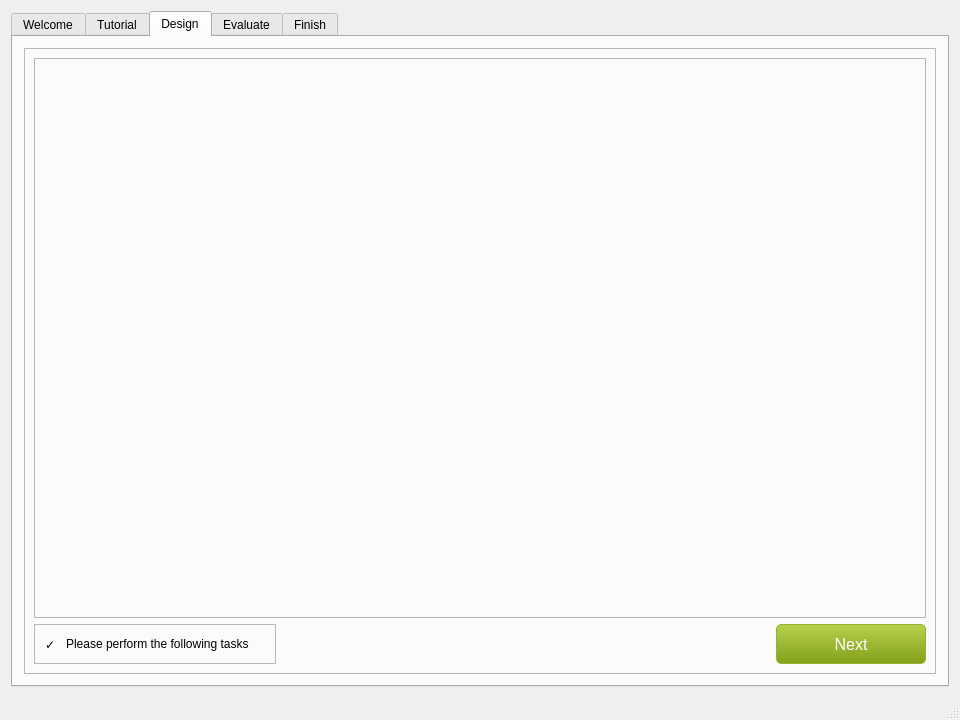
<?xml version="1.0" encoding="UTF-8"?>
<ui version="4.0">
 <class>UserStudyAppClass</class>
 <widget class="QMainWindow" name="UserStudyAppClass">
  <property name="windowModality">
   <enum>Qt::ApplicationModal</enum>
  </property>
  <property name="geometry">
   <rect>
    <x>0</x>
    <y>0</y>
    <width>960</width>
    <height>720</height>
   </rect>
  </property>
  <property name="windowTitle">
   <string>User Study</string>
  </property>
  <widget class="QWidget" name="centralWidget">
   <layout class="QHBoxLayout" name="horizontalLayout">
    <item>
     <widget class="QTabWidget" name="screens">
      <property name="currentIndex">
       <number>2</number>
      </property>
      <widget class="QWidget" name="WelcomeScreen">
       <attribute name="title">
        <string>Welcome</string>
       </attribute>
       <layout class="QVBoxLayout" name="verticalLayout_5">
        <item>
         <widget class="QFrame" name="WelcomeScreenFrame">
          <layout class="QGridLayout" name="gridLayout_4">
           <item row="2" column="0">
            <spacer name="horizontalSpacer_4">
             <property name="orientation">
              <enum>Qt::Horizontal</enum>
             </property>
             <property name="sizeHint" stdset="0">
              <size>
               <width>895</width>
               <height>20</height>
              </size>
             </property>
            </spacer>
           </item>
           <item row="0" column="0" colspan="2">
            <layout class="QVBoxLayout" name="welcomeLayout">
             <property name="margin">
              <number>100</number>
             </property>
             <item>
              <widget class="QLabel" name="label_3">
               <property name="text">
                <string>&lt;html&gt;&lt;head/&gt;&lt;body&gt;&lt;p&gt;&lt;span style=&quot; font-size:20pt;&quot;&gt;Welcome to the &amp;quot;name&amp;quot; study!&lt;/span&gt;&lt;/p&gt;&lt;p&gt;&lt;br/&gt;&lt;/p&gt;&lt;p&gt;&lt;span style=&quot; font-size:9pt;&quot;&gt;This study &lt;/span&gt;&lt;span style=&quot; font-family:'Arial,Helvetica,sans'; font-size:9pt; color:#000000;&quot;&gt;Fusce facilisis commodo rutrum. Maecenas id dui ac eros molestie laoreet at a urna. Suspendisse lorem urna, aliquam ac dignissim sed, molestie sit amet nibh.&lt;/span&gt;&lt;/p&gt;&lt;/body&gt;&lt;/html&gt;</string>
               </property>
               <property name="wordWrap">
                <bool>true</bool>
               </property>
              </widget>
             </item>
             <item>
              <widget class="QLabel" name="label_4">
               <property name="sizePolicy">
                <sizepolicy hsizetype="Preferred" vsizetype="Preferred">
                 <horstretch>0</horstretch>
                 <verstretch>0</verstretch>
                </sizepolicy>
               </property>
               <property name="text">
                <string/>
               </property>
               <property name="pixmap">
                <pixmap resource="Resources/userstudyResource.qrc">:/UserStudyApp/logo.svg</pixmap>
               </property>
               <property name="scaledContents">
                <bool>false</bool>
               </property>
               <property name="alignment">
                <set>Qt::AlignBottom|Qt::AlignRight|Qt::AlignTrailing</set>
               </property>
              </widget>
             </item>
             <item>
              <spacer name="verticalSpacer_4">
               <property name="orientation">
                <enum>Qt::Vertical</enum>
               </property>
               <property name="sizeHint" stdset="0">
                <size>
                 <width>20</width>
                 <height>40</height>
                </size>
               </property>
              </spacer>
             </item>
            </layout>
           </item>
           <item row="1" column="1" rowspan="2">
            <widget class="QPushButton" name="nextButtonWelcome">
             <property name="minimumSize">
              <size>
               <width>150</width>
               <height>40</height>
              </size>
             </property>
             <property name="layoutDirection">
              <enum>Qt::LeftToRight</enum>
             </property>
             <property name="autoFillBackground">
              <bool>false</bool>
             </property>
             <property name="styleSheet">
              <string notr="true">QPushButton{
	background:qlineargradient(spread:pad, x1:0, y1:0, x2:0, y2:1, stop:0 #b6d14c, stop:1 #83a01c);
	color: white;
	border: 1px solid #97B134;
	font-family: 'Open Sans', sans-serif;
	font-size: 16px;
    border-radius: 5px;
}

QPushButton:hover{
    background:qlineargradient(spread:pad, x1:0, y1:0, x2:0, y2:1, stop:0 #bbda4c, stop:1 #83a01d);
}

QPushButton:pressed{
   background:qlineargradient(spread:pad, x1:0, y1:0, x2:0, y2:1, stop:0 #83a01c, stop:1 #b6d14c);
}</string>
             </property>
             <property name="text">
              <string>Next</string>
             </property>
             <property name="icon">
              <iconset resource="Resources/userstudyResource.qrc">
               <normaloff>:/UserStudyApp/nextPage.ico</normaloff>:/UserStudyApp/nextPage.ico</iconset>
             </property>
             <property name="default">
              <bool>false</bool>
             </property>
             <property name="flat">
              <bool>false</bool>
             </property>
            </widget>
           </item>
          </layout>
         </widget>
        </item>
       </layout>
      </widget>
      <widget class="QWidget" name="TutorialScreen">
       <attribute name="title">
        <string>Tutorial</string>
       </attribute>
       <layout class="QVBoxLayout" name="verticalLayout_3">
        <item>
         <widget class="QFrame" name="TutorialScreenFrame">
          <property name="frameShape">
           <enum>QFrame::StyledPanel</enum>
          </property>
          <property name="frameShadow">
           <enum>QFrame::Raised</enum>
          </property>
          <layout class="QGridLayout" name="gridLayout_3">
           <item row="2" column="0">
            <spacer name="horizontalSpacer_3">
             <property name="orientation">
              <enum>Qt::Horizontal</enum>
             </property>
             <property name="sizeHint" stdset="0">
              <size>
               <width>895</width>
               <height>20</height>
              </size>
             </property>
            </spacer>
           </item>
           <item row="0" column="0" colspan="2">
            <layout class="QVBoxLayout" name="tutorialLayout">
             <item>
              <widget class="Phonon::VideoPlayer" name="videoPlayer">
               <property name="autoFillBackground">
                <bool>false</bool>
               </property>
               <property name="styleSheet">
                <string notr="true"/>
               </property>
              </widget>
             </item>
             <item>
              <widget class="Phonon::SeekSlider" name="seekSlider">
               <property name="sizePolicy">
                <sizepolicy hsizetype="Preferred" vsizetype="Fixed">
                 <horstretch>0</horstretch>
                 <verstretch>0</verstretch>
                </sizepolicy>
               </property>
              </widget>
             </item>
            </layout>
           </item>
           <item row="2" column="1">
            <widget class="QPushButton" name="nextButtonTutorial">
             <property name="minimumSize">
              <size>
               <width>150</width>
               <height>40</height>
              </size>
             </property>
             <property name="styleSheet">
              <string notr="true">QPushButton{
	background:qlineargradient(spread:pad, x1:0, y1:0, x2:0, y2:1, stop:0 #b6d14c, stop:1 #83a01c);
	color: white;
	border: 1px solid #97B134;
	font-family: 'Open Sans', sans-serif;
	font-size: 16px;
    border-radius: 5px;
}

QPushButton:hover{
    background:qlineargradient(spread:pad, x1:0, y1:0, x2:0, y2:1, stop:0 #bbda4c, stop:1 #83a01d);
}

QPushButton:pressed{
   background:qlineargradient(spread:pad, x1:0, y1:0, x2:0, y2:1, stop:0 #83a01c, stop:1 #b6d14c);
}</string>
             </property>
             <property name="text">
              <string>Next</string>
             </property>
             <property name="icon">
              <iconset resource="Resources/userstudyResource.qrc">
               <normaloff>:/UserStudyApp/nextPage.ico</normaloff>:/UserStudyApp/nextPage.ico</iconset>
             </property>
             <property name="default">
              <bool>false</bool>
             </property>
             <property name="flat">
              <bool>false</bool>
             </property>
            </widget>
           </item>
          </layout>
         </widget>
        </item>
       </layout>
      </widget>
      <widget class="QWidget" name="DesignScreen">
       <attribute name="title">
        <string>Design</string>
       </attribute>
       <layout class="QVBoxLayout" name="verticalLayout_7">
        <item>
         <widget class="QFrame" name="DesignScreenFrame">
          <property name="frameShape">
           <enum>QFrame::StyledPanel</enum>
          </property>
          <property name="frameShadow">
           <enum>QFrame::Raised</enum>
          </property>
          <layout class="QGridLayout" name="gridLayout_5">
           <property name="margin">
            <number>9</number>
           </property>
           <property name="spacing">
            <number>6</number>
           </property>
           <item row="2" column="2">
            <widget class="QPushButton" name="nextButtonDesign">
             <property name="minimumSize">
              <size>
               <width>150</width>
               <height>40</height>
              </size>
             </property>
             <property name="styleSheet">
              <string notr="true">QPushButton{
	background:qlineargradient(spread:pad, x1:0, y1:0, x2:0, y2:1, stop:0 #b6d14c, stop:1 #83a01c);
	color: white;
	border: 1px solid #97B134;
	font-family: 'Open Sans', sans-serif;
	font-size: 16px;
    border-radius: 5px;
}

QPushButton:hover{
    background:qlineargradient(spread:pad, x1:0, y1:0, x2:0, y2:1, stop:0 #bbda4c, stop:1 #83a01d);
}

QPushButton:pressed{
   background:qlineargradient(spread:pad, x1:0, y1:0, x2:0, y2:1, stop:0 #83a01c, stop:1 #b6d14c);
}</string>
             </property>
             <property name="text">
              <string>Next</string>
             </property>
             <property name="icon">
              <iconset resource="Resources/userstudyResource.qrc">
               <normaloff>:/UserStudyApp/nextPage.ico</normaloff>:/UserStudyApp/nextPage.ico</iconset>
             </property>
             <property name="default">
              <bool>false</bool>
             </property>
             <property name="flat">
              <bool>false</bool>
             </property>
            </widget>
           </item>
           <item row="2" column="1">
            <spacer name="horizontalSpacer_5">
             <property name="orientation">
              <enum>Qt::Horizontal</enum>
             </property>
             <property name="sizeHint" stdset="0">
              <size>
               <width>895</width>
               <height>20</height>
              </size>
             </property>
            </spacer>
           </item>
           <item row="2" column="0">
            <widget class="QFrame" name="tasksFrame">
             <property name="frameShape">
              <enum>QFrame::StyledPanel</enum>
             </property>
             <property name="frameShadow">
              <enum>QFrame::Raised</enum>
             </property>
             <layout class="QHBoxLayout" name="horizontalLayout_2">
              <property name="spacing">
               <number>10</number>
              </property>
              <property name="leftMargin">
               <number>10</number>
              </property>
              <property name="topMargin">
               <number>0</number>
              </property>
              <property name="rightMargin">
               <number>10</number>
              </property>
              <property name="bottomMargin">
               <number>0</number>
              </property>
              <item>
               <widget class="QLabel" name="checkmarkLabel">
                <property name="enabled">
                 <bool>true</bool>
                </property>
                <property name="text">
                 <string>✓</string>
                </property>
               </widget>
              </item>
              <item>
               <widget class="QLabel" name="tasksDescribtion">
                <property name="text">
                 <string>Please perform the following tasks</string>
                </property>
               </widget>
              </item>
              <item>
               <layout class="QGridLayout" name="tasksLayout">
                <property name="leftMargin">
                 <number>8</number>
                </property>
                <property name="rightMargin">
                 <number>8</number>
                </property>
                <property name="spacing">
                 <number>8</number>
                </property>
               </layout>
              </item>
             </layout>
            </widget>
           </item>
           <item row="0" column="0" colspan="3">
            <layout class="QVBoxLayout" name="designLayout">
             <item>
              <widget class="QFrame" name="designFrame">
               <property name="frameShape">
                <enum>QFrame::StyledPanel</enum>
               </property>
               <property name="frameShadow">
                <enum>QFrame::Raised</enum>
               </property>
              </widget>
             </item>
            </layout>
           </item>
          </layout>
         </widget>
        </item>
       </layout>
      </widget>
      <widget class="QWidget" name="EvaluateScreen">
       <attribute name="title">
        <string>Evaluate</string>
       </attribute>
       <layout class="QVBoxLayout" name="verticalLayout_9">
        <item>
         <widget class="QFrame" name="EvaluateScreenFrame">
          <property name="frameShape">
           <enum>QFrame::StyledPanel</enum>
          </property>
          <property name="frameShadow">
           <enum>QFrame::Raised</enum>
          </property>
          <layout class="QGridLayout" name="gridLayout_6">
           <item row="2" column="1">
            <widget class="QPushButton" name="nextButtonEvaluate">
             <property name="minimumSize">
              <size>
               <width>150</width>
               <height>40</height>
              </size>
             </property>
             <property name="styleSheet">
              <string notr="true">QPushButton{
	background:qlineargradient(spread:pad, x1:0, y1:0, x2:0, y2:1, stop:0 #b6d14c, stop:1 #83a01c);
	color: white;
	border: 1px solid #97B134;
	font-family: 'Open Sans', sans-serif;
	font-size: 16px;
    border-radius: 5px;
}

QPushButton:hover{
    background:qlineargradient(spread:pad, x1:0, y1:0, x2:0, y2:1, stop:0 #bbda4c, stop:1 #83a01d);
}

QPushButton:pressed{
   background:qlineargradient(spread:pad, x1:0, y1:0, x2:0, y2:1, stop:0 #83a01c, stop:1 #b6d14c);
}</string>
             </property>
             <property name="text">
              <string>Next</string>
             </property>
             <property name="icon">
              <iconset resource="Resources/userstudyResource.qrc">
               <normaloff>:/UserStudyApp/nextPage.ico</normaloff>:/UserStudyApp/nextPage.ico</iconset>
             </property>
             <property name="default">
              <bool>false</bool>
             </property>
             <property name="flat">
              <bool>false</bool>
             </property>
            </widget>
           </item>
           <item row="2" column="0">
            <spacer name="horizontalSpacer_6">
             <property name="orientation">
              <enum>Qt::Horizontal</enum>
             </property>
             <property name="sizeHint" stdset="0">
              <size>
               <width>895</width>
               <height>20</height>
              </size>
             </property>
            </spacer>
           </item>
           <item row="0" column="0" colspan="2">
            <layout class="QVBoxLayout" name="evaluateLayout">
             <item>
              <widget class="QFrame" name="evaluateFrame">
               <property name="frameShape">
                <enum>QFrame::StyledPanel</enum>
               </property>
               <property name="frameShadow">
                <enum>QFrame::Raised</enum>
               </property>
              </widget>
             </item>
             <item>
              <spacer name="verticalSpacer_7">
               <property name="orientation">
                <enum>Qt::Vertical</enum>
               </property>
               <property name="sizeHint" stdset="0">
                <size>
                 <width>20</width>
                 <height>40</height>
                </size>
               </property>
              </spacer>
             </item>
            </layout>
           </item>
          </layout>
         </widget>
        </item>
       </layout>
      </widget>
      <widget class="QWidget" name="FinishScreen">
       <attribute name="title">
        <string>Finish</string>
       </attribute>
       <layout class="QGridLayout" name="gridLayout">
        <property name="margin">
         <number>40</number>
        </property>
        <property name="horizontalSpacing">
         <number>6</number>
        </property>
        <item row="2" column="1">
         <layout class="QVBoxLayout" name="verticalLayout_10">
          <property name="leftMargin">
           <number>200</number>
          </property>
          <property name="topMargin">
           <number>20</number>
          </property>
          <property name="rightMargin">
           <number>200</number>
          </property>
          <property name="bottomMargin">
           <number>20</number>
          </property>
          <item>
           <widget class="QPushButton" name="sendResultButton">
            <property name="minimumSize">
             <size>
              <width>200</width>
              <height>45</height>
             </size>
            </property>
            <property name="maximumSize">
             <size>
              <width>200</width>
              <height>16777215</height>
             </size>
            </property>
            <property name="styleSheet">
             <string notr="true">QPushButton{
	background:qlineargradient(spread:pad, x1:0, y1:0, x2:0, y2:1, stop:0 #b6d14c, stop:1 #83a01c);
	color: white;
	border: 1px solid #97B134;
	font-family: 'Open Sans', sans-serif;
	font-size: 24px;
    border-radius: 5px;
}

QPushButton:hover{
    background:qlineargradient(spread:pad, x1:0, y1:0, x2:0, y2:1, stop:0 #bbda4c, stop:1 #83a01d);
}

QPushButton:pressed{
   background:qlineargradient(spread:pad, x1:0, y1:0, x2:0, y2:1, stop:0 #83a01c, stop:1 #b6d14c);
}</string>
            </property>
            <property name="text">
             <string>Send</string>
            </property>
           </widget>
          </item>
         </layout>
        </item>
        <item row="0" column="1">
         <spacer name="verticalSpacer_3">
          <property name="orientation">
           <enum>Qt::Vertical</enum>
          </property>
          <property name="sizeHint" stdset="0">
           <size>
            <width>20</width>
            <height>40</height>
           </size>
          </property>
         </spacer>
        </item>
        <item row="6" column="1">
         <spacer name="verticalSpacer">
          <property name="orientation">
           <enum>Qt::Vertical</enum>
          </property>
          <property name="sizeHint" stdset="0">
           <size>
            <width>20</width>
            <height>80</height>
           </size>
          </property>
         </spacer>
        </item>
        <item row="4" column="1">
         <widget class="QLabel" name="label">
          <property name="text">
           <string>&lt;html&gt;&lt;head/&gt;&lt;body&gt;&lt;p&gt;&lt;span style=&quot; font-size:12pt;&quot;&gt;Alternatively, you can send us the results file to &lt;/span&gt;&lt;a href=&quot;mailto:space.saver@gmail.com?Subject=Results&quot;&gt;&lt;span style=&quot; font-size:12pt; text-decoration: underline; color:#0000ff;&quot;&gt;graphics.user.study@gmail.com&lt;/span&gt;&lt;/a&gt;&lt;/p&gt;&lt;/body&gt;&lt;/html&gt;</string>
          </property>
          <property name="wordWrap">
           <bool>true</bool>
          </property>
         </widget>
        </item>
        <item row="1" column="1">
         <widget class="QLabel" name="label_2">
          <property name="text">
           <string>&lt;html&gt;&lt;head/&gt;&lt;body&gt;&lt;p&gt;&lt;span style=&quot; font-size:20pt;&quot;&gt;Thank you!&lt;/span&gt;&lt;/p&gt;&lt;p&gt;&lt;br/&gt;&lt;/p&gt;&lt;p&gt;&lt;span style=&quot; font-size:12pt;&quot;&gt;Please make sure you submit your results by clicking the send button bellow:&lt;/span&gt;&lt;/p&gt;&lt;/body&gt;&lt;/html&gt;</string>
          </property>
          <property name="wordWrap">
           <bool>true</bool>
          </property>
         </widget>
        </item>
        <item row="2" column="0">
         <spacer name="horizontalSpacer_2">
          <property name="orientation">
           <enum>Qt::Horizontal</enum>
          </property>
          <property name="sizeType">
           <enum>QSizePolicy::Fixed</enum>
          </property>
          <property name="sizeHint" stdset="0">
           <size>
            <width>100</width>
            <height>20</height>
           </size>
          </property>
         </spacer>
        </item>
        <item row="3" column="1">
         <spacer name="verticalSpacer_2">
          <property name="orientation">
           <enum>Qt::Vertical</enum>
          </property>
          <property name="sizeHint" stdset="0">
           <size>
            <width>20</width>
            <height>40</height>
           </size>
          </property>
         </spacer>
        </item>
        <item row="2" column="2">
         <spacer name="horizontalSpacer">
          <property name="orientation">
           <enum>Qt::Horizontal</enum>
          </property>
          <property name="sizeType">
           <enum>QSizePolicy::Fixed</enum>
          </property>
          <property name="sizeHint" stdset="0">
           <size>
            <width>100</width>
            <height>20</height>
           </size>
          </property>
         </spacer>
        </item>
        <item row="5" column="1">
         <layout class="QVBoxLayout" name="verticalLayout_11">
          <property name="leftMargin">
           <number>200</number>
          </property>
          <property name="topMargin">
           <number>20</number>
          </property>
          <property name="rightMargin">
           <number>200</number>
          </property>
          <property name="bottomMargin">
           <number>20</number>
          </property>
          <item>
           <widget class="QPushButton" name="saveResultButton">
            <property name="minimumSize">
             <size>
              <width>200</width>
              <height>45</height>
             </size>
            </property>
            <property name="maximumSize">
             <size>
              <width>200</width>
              <height>16777215</height>
             </size>
            </property>
            <property name="styleSheet">
             <string notr="true">font-family: 'Open Sans', sans-serif;
font-size: 16px;</string>
            </property>
            <property name="text">
             <string>Save to File..</string>
            </property>
           </widget>
          </item>
         </layout>
        </item>
       </layout>
      </widget>
     </widget>
    </item>
   </layout>
  </widget>
  <widget class="QStatusBar" name="statusBar"/>
 </widget>
 <layoutdefault spacing="6" margin="11"/>
 <customwidgets>
  <customwidget>
   <class>Phonon::VideoPlayer</class>
   <extends>QWidget</extends>
   <header location="global">phonon/videoplayer.h</header>
  </customwidget>
  <customwidget>
   <class>Phonon::SeekSlider</class>
   <extends>QWidget</extends>
   <header location="global">phonon/seekslider.h</header>
  </customwidget>
 </customwidgets>
 <resources>
  <include location="Resources/userstudyResource.qrc"/>
 </resources>
 <connections/>
</ui>
